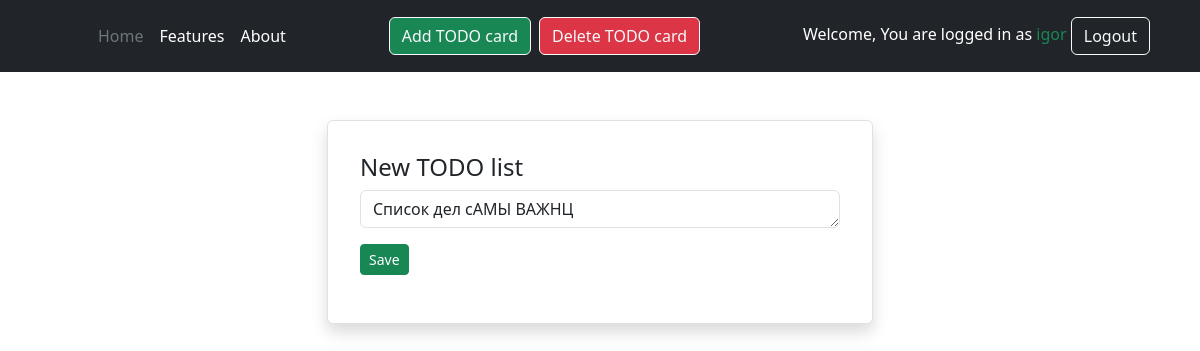
The page /edit_title/8/ (signed in) on the database as committed earlier.
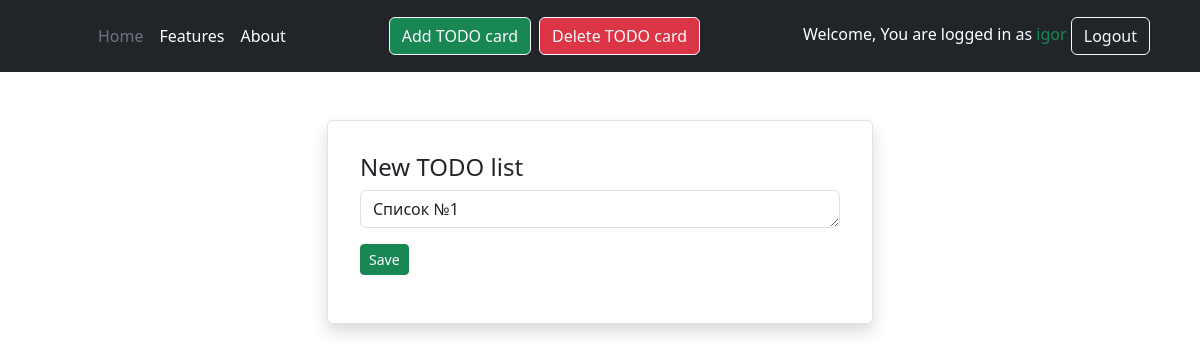
The same page on the database as committed later.
### TODOlist_app/models.py (models this page shows)
class TodoTitle(models.Model):
    title = models.CharField(max_length=30)
    date_added = models.DateTimeField(auto_now_add=True)

### TODOlist_app/views.py (the view, shortened to what this page needs)
# urls.py: path('edit_title/<int:title_id>/', views.edit_title, name='edit_title'),
def edit_title(request, title_id):
    old_title = TodoTitle.objects.get(id=title_id)
    if request.method == 'GET':
        form_editTitle = editTitleForm(instance=old_title)
    context = {'form_editTitle': form_editTitle, 'title_id': title_id}
    return render(request, 'TODOlist_app/edit_title.html', context)

### TODOlist_app/forms.py
class editTitleForm(forms.ModelForm):
    class Meta:
        model = TodoTitle
        fields = ['title']
        labels = {'title': ''}
        widgets = {
            "title": Textarea(attrs={"rows": 1, "class": "form-control"}),
        }

### TODOlist_app/templates/TODOlist_app/edit_title.html (shortened to what this page needs)
{% extends 'TODOlist_app/base.html' %}
{% block content %}
<div class="container">
    <div class="row justify-content-center">
        <div class="col-6">
            <div class="card border shadow p-3 mb-5 bg-white">
                <div class="card-body">
                    <h4 class="card-title">New TODO list</h4>
                    <form action="{% url 'TODOlist_app:edit_title' title_id %}" method='POST'>
                        {{ form_editTitle.as_p }}
                        <button type="submit" name="btn_edit_title_submit" class="btn btn-success btn-sm">
                            Save
                        </button>
                    </form>
                </div>
            </div>
        </div>
    </div>
</div>
{% endblock content %}

Rows that differ between the two databases and show on the page:
changed TodoTitle: title "Список дел сАМЫ ВАЖНЦ" → "Список №1"
